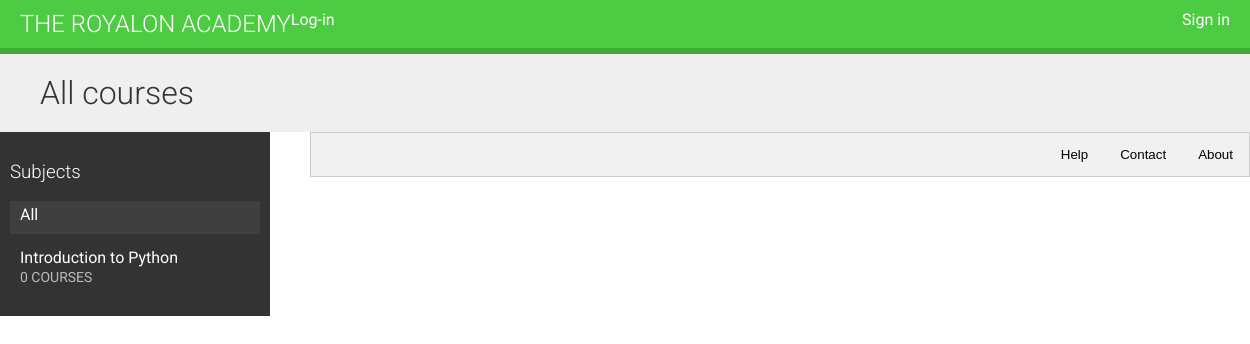
The app's page /, older data.
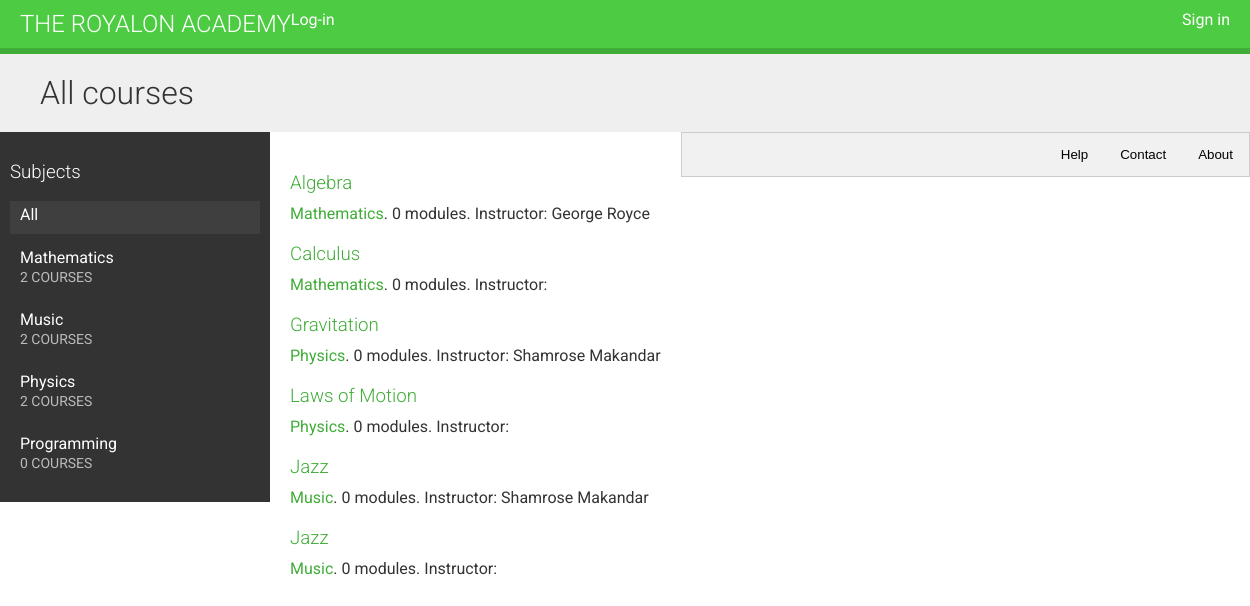
The same page, newer data.
### courses/models.py (models this page shows, shortened)
class Subject(models.Model):
    title = models.CharField(max_length=200)
    slug = models.SlugField(max_length=200, unique=True)
    class Meta:
        ordering = ('title',)
    def __str__(self):
        return self.title

class Course(models.Model):
    owner = models.ForeignKey(User, related_name='courses_created')
    subject = models.ForeignKey(Subject, related_name='courses')
    title = models.CharField(max_length=200)
    slug = models.SlugField(max_length=200, unique=True)
    overview = models.TextField()
    created = models.DateTimeField(auto_now_add=True)
    students = models.ManyToManyField(User,
                                      related_name='courses_enrolled',
                                      blank=True)
    class Meta:
        ordering = ('-created',)

### courses/views.py (the view)
# urls.py: url(r'^subject/(?P<subject>[\w-]+)/$', views.CourseListView.as_view(), name='course_list_subject'),
class CourseListView(TemplateResponseMixin, View):
    model = Course
    template_name = 'courses/course/list.html'
    def get(self, request, subject=None):
        subjects = Subject.objects.annotate(total_courses=Count('courses'))
        courses = Course.objects.annotate(total_modules=Count('modules'))
        if subject:
            subject = get_object_or_404(Subject, slug=subject)
            courses = courses.filter(subject=subject)
        return self.render_to_response({'subjects': subjects,
                                        'subject': subject,
                                        'courses': courses})

### courses/templates/courses/course/list.html (shortened to what this page needs)
{% extends "base.html" %}
{% block content %}
    <h1>
        {% if subject %}
            {{ subject.title }} courses
        {% else %}
            All courses
        {% endif %}
    </h1>
    <div class="contents">
        <h3>Subjects</h3>
        <ul id="modules">
            <li {% if not subject %}class="selected"{% endif %}>
                <a href="{% url "course_list" %}">All</a>
            </li>
            {% for s in subjects %}
                <li {% if subject == s %}class="selected"{% endif %}>
                    <a href="{% url "course_list_subject" s.slug %}">
                        {{ s.title }}
                        <br><span>{{ s.total_courses }} courses</span>
                    </a>
                </li>
            {% endfor %}
        </ul>
    </div>
    <div class="module">
        {% for course in courses %}
            {% with subject=course.subject %}
                <h3><a href="{% url "course_detail" course.slug %}">{{ course.title }}</a></h3>
                <p>
                    <a href="{% url "course_list_subject" subject.slug %}">{{ subject }}</a>.
                    {{ course.total_modules }} modules.
                    Instructor: {{ course.owner.get_full_name }}
                </p>
            {% endwith %}
        {% endfor %}
    </div>
{% endblock %}

Row changes from the older to the newer data that the page shows:
added Subject: title "Mathematics", total_courses "2"
added Subject: title "Music", total_courses "2"
added Subject: title "Physics", total_courses "2"
changed Subject: title "Introduction to Python" → "Programming"
added Course: title "Algebra", subject "Mathematics", total_modules "0", owner.get_full_name "George Royce"
added Course: title "Calculus", subject "Mathematics", total_modules "0"
added Course: title "Gravitation", subject "Physics", total_modules "0", owner.get_full_name "Shamrose Makandar"
added Course: title "Laws of Motion", subject "Physics", total_modules "0"
added Course: title "Jazz", subject "Music", total_modules "0", owner.get_full_name "Shamrose Makandar"
added Course: title "Jazz", subject "Music", total_modules "0"
